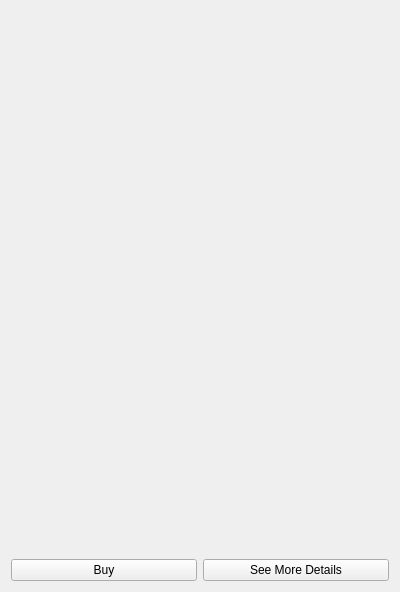
<?xml version="1.0" encoding="UTF-8"?>
<ui version="4.0">
 <class>BuildingInfoWidget</class>
 <widget class="QWidget" name="BuildingInfoWidget">
  <property name="geometry">
   <rect>
    <x>0</x>
    <y>0</y>
    <width>400</width>
    <height>592</height>
   </rect>
  </property>
  <property name="windowTitle">
   <string>BuildingInfoWidget</string>
  </property>
  <layout class="QVBoxLayout" name="verticalLayout">
   <item>
    <widget class="QLabel" name="buildingNameLabel">
     <property name="text">
      <string/>
     </property>
    </widget>
   </item>
   <item>
    <widget class="QLabel" name="buildingOwnerLabel">
     <property name="text">
      <string/>
     </property>
    </widget>
   </item>
   <item>
    <layout class="QHBoxLayout" name="horizontalLayout">
     <item>
      <widget class="CommandPushButton" name="buyOrSellpushButton">
       <property name="text">
        <string>Buy</string>
       </property>
      </widget>
     </item>
     <item>
      <widget class="CommandPushButton" name="detailsPushButton">
       <property name="text">
        <string>See More Details</string>
       </property>
      </widget>
     </item>
    </layout>
   </item>
  </layout>
 </widget>
 <layoutdefault spacing="6" margin="11"/>
 <customwidgets>
  <customwidget>
   <class>CommandPushButton</class>
   <extends>QPushButton</extends>
   <header>CommandPushButton.h</header>
  </customwidget>
 </customwidgets>
 <resources/>
 <connections/>
</ui>
